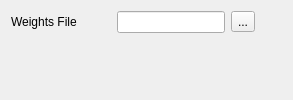
           <widget class="QWidget" name="user">
            <layout class="QVBoxLayout" name="verticalLayout_10">
             <item>
              <layout class="QHBoxLayout" name="horizontalLayout_5">
               <item>
                <widget class="QLabel" name="label_5">
                 <property name="sizePolicy">
                  <sizepolicy hsizetype="Maximum" vsizetype="Preferred">
                   <horstretch>0</horstretch>
                   <verstretch>0</verstretch>
                  </sizepolicy>
                 </property>
                 <property name="text">
                  <string>Weights File</string>
                 </property>
                </widget>
               </item>
               <item>
                <spacer name="horizontalSpacer_5">
                 <property name="orientation">
                  <enum>Qt::Horizontal</enum>
                 </property>
                 <property name="sizeType">
                  <enum>QSizePolicy::Minimum</enum>
                 </property>
                 <property name="sizeHint" stdset="0">
                  <size>
                   <width>34</width>
                   <height>20</height>
                  </size>
                 </property>
                </spacer>
               </item>
               <item>
                <widget class="QLineEdit" name="field_weightsFile">
                 <property name="sizePolicy">
                  <sizepolicy hsizetype="Preferred" vsizetype="Fixed">
                   <horstretch>0</horstretch>
                   <verstretch>0</verstretch>
                  </sizepolicy>
                 </property>
                </widget>
               </item>
               <item>
                <widget class="QToolButton" name="button_weightsFile">
                 <property name="text">
                  <string>...</string>
                 </property>
                </widget>
               </item>
               <item>
                <spacer name="horizontalSpacer_10">
                 <property name="orientation">
                  <enum>Qt::Horizontal</enum>
                 </property>
                 <property name="sizeHint" stdset="0">
                  <size>
                   <width>27</width>
                   <height>20</height>
                  </size>
                 </property>
                </spacer>
               </item>
              </layout>
             </item>
             <item>
              <spacer name="verticalSpacer_4">
               <property name="orientation">
                <enum>Qt::Vertical</enum>
               </property>
               <property name="sizeHint" stdset="0">
                <size>
                 <width>20</width>
                 <height>40</height>
                </size>
               </property>
              </spacer>
             </item>
            </layout>
           </widget>
